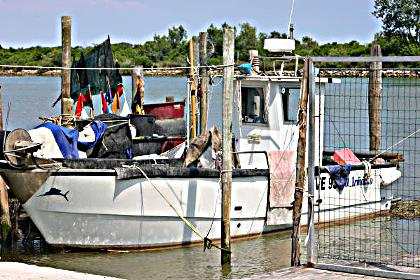

Reproduce this figure in Python.
# Author:  Martin McBride
# Created: 2021-05-24
# Copyright (C) 2021, Martin McBride
# License: MIT

# Apply box blur to an image

from PIL import Image, ImageFilter

image = Image.open('boat-small.jpg')
result_image = image.filter(ImageFilter.UnsharpMask(4))
result_image.save('imagefilter-unsharpmask.jpg')
